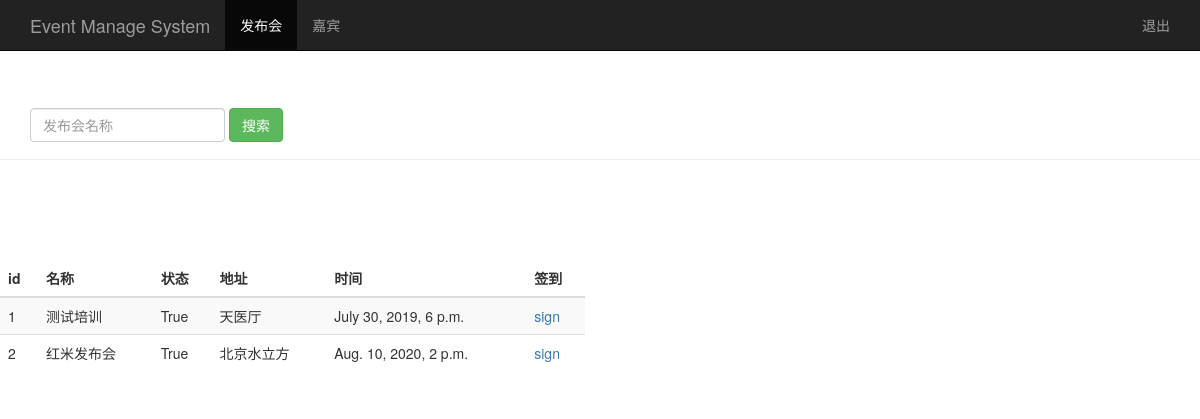
/event_manage/, run on the app's committed database.
### sign/models.py (models this page shows, shortened)
class Event(models.Model):
    name = models.CharField(max_length=100)
    limit = models.IntegerField()
    status = models.BooleanField()
    address = models.CharField(max_length=200)
    start_time = models.DateTimeField('eventstime')
    create_time = models.DateTimeField(auto_now=True)

### sign/views.py (the view)
# urls.py: url(r'^event_manage/$', views.event_manege),
def event_manege(request):
    event_list = Event.objects.all()
    username = request.session.get('user', '')
    return render(request, "event_manage.html", {'user': username, "events": event_list})

### sign/templates/event_manage.html (shortened to what this page needs)
<!DOCTYPE html>
<html lang="en">
<head>
    {% load bootstrap3 %}
    {% bootstrap_css %}
</head>
<body role="document">
<nav class="navbar navbar-inverse navbar-fixed-top">
    <div class="container">
        <div class="navbar-header">
            <a class="navbar-brand" href="#">Event Manage System</a>
        </div>
        <div id="navbar" class="collapse navbar-collapse">
            <ul class="nav navbar-nav">
                <li class="active"><a href="#">发布会</a></li>
                <li><a href="/guest_manage/">嘉宾</a></li>
            </ul>
            <ul class="nav navbar-nav navbar-right">
                <li><a href="#">{{ user }}</a></li>
                <li><a href="/logout">退出</a></li>
            </ul>
        </div>
    </div>
</nav>
<div class="page-header" style="padding-top: 60px">
    <div id="navbar" class="navbar-collapse collapse">
        <form class="navbar-form" method="get" action="/search_name">
            <div class="form-group">
                <input name="name" type="text" placeholder="发布会名称" class="form-control">
            </div>
            <button type="submit" class="btn btn-success">搜索</button>
        </form>
    </div>
</div>
<div class="row" style="padding-top: 80px;">
    <div class="col-md-6">
        <table class="table table-striped">
            <thead>
            <tr>
                <th>id</th>
                <th>名称</th>
                <th>状态</th>
                <th>地址</th>
                <th>时间</th>
                <th>签到</th>
            </tr>
            </thead>
            <tbody>
            {% for event in events %}
                <tr>
                    <td>{{ event.id }}</td>
                    <td>{{ event.name }}</td>
                    <td>{{ event.status }}</td>
                    <td>{{ event.address }}</td>
                    <td>{{ event.start_time }}</td>
                    <td><a href="/sign_index/{{ event.id }}/" target="{{ event.id }}_blank">sign</a></td>
                </tr>
            {% endfor %}
            </tbody>
        </table>
    </div>
</div>
</body>
</html>

### data on the page
Event: id "1", name "测试培训", status "True", address "天医厅", start_time "July 30, 2019, 6 p.m."
Event: id "2", name "红米发布会", status "True", address "北京水立方", start_time "Aug. 10, 2020, 2 p.m."
